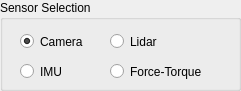
     <widget class="QGroupBox" name="groupBox_173">
      <property name="geometry">
       <rect>
        <x>30</x>
        <y>20</y>
        <width>241</width>
        <height>91</height>
       </rect>
      </property>
      <property name="title">
       <string>Sensor Selection</string>
      </property>
      <widget class="QRadioButton" name="camera_radio">
       <property name="geometry">
        <rect>
         <x>20</x>
         <y>30</y>
         <width>112</width>
         <height>23</height>
        </rect>
       </property>
       <property name="text">
        <string>Camera</string>
       </property>
       <property name="checked">
        <bool>true</bool>
       </property>
      </widget>
      <widget class="QRadioButton" name="lidar_radio">
       <property name="geometry">
        <rect>
         <x>110</x>
         <y>30</y>
         <width>112</width>
         <height>23</height>
        </rect>
       </property>
       <property name="text">
        <string>Lidar</string>
       </property>
      </widget>
      <widget class="QRadioButton" name="imu_radio">
       <property name="geometry">
        <rect>
         <x>20</x>
         <y>60</y>
         <width>112</width>
         <height>23</height>
        </rect>
       </property>
       <property name="text">
        <string>IMU</string>
       </property>
      </widget>
      <widget class="QRadioButton" name="ft_radio">
       <property name="geometry">
        <rect>
         <x>110</x>
         <y>60</y>
         <width>112</width>
         <height>23</height>
        </rect>
       </property>
       <property name="text">
        <string>Force-Torque</string>
       </property>
      </widget>
     </widget>
